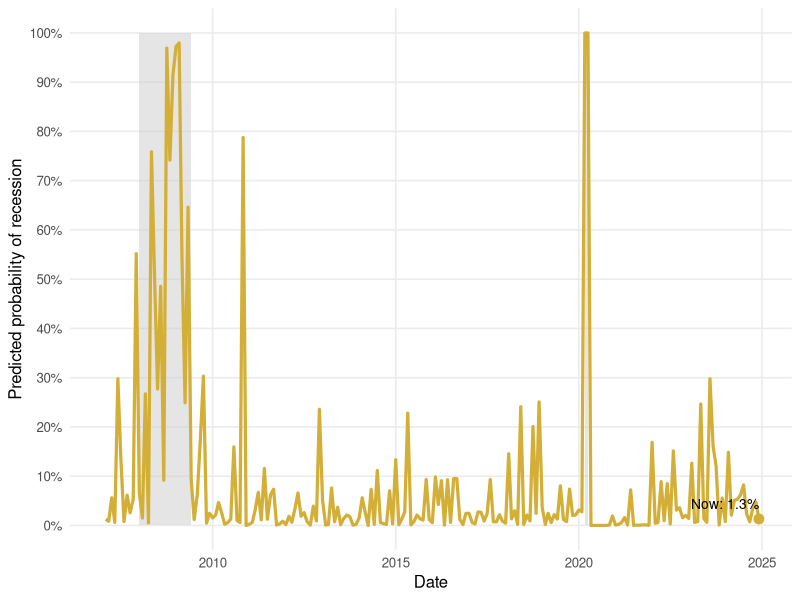

Write R code to recreate this figure.
## 01_recession_probability_plot.R
## Time series of predicted recession probability with shading.

## (Optional) load your requirements script if you want
## source("00_requirements.R")

library(dplyr)
library(ggplot2)

# --- Load data --------------------------------------------

recession_indicators <- read.csv("recession_indicators.csv",
                                 stringsAsFactors = FALSE)

recession_indicators$date <- as.Date(recession_indicators$date)

# Remove index column if present
recession_indicators <- recession_indicators |>
  dplyr::select(-dplyr::any_of("Unnamed..0"))

# --- Feature engineering ---------------------------------

recession_indicators <- recession_indicators |>
  arrange(date) |>
  mutate(
    UnempChange   = UnempRate - dplyr::lag(UnempRate),
    SP500_Return  = (GSPC.Close / dplyr::lag(GSPC.Close)) - 1
  )

model_data <- recession_indicators |>
  filter(!is.na(UnempChange), !is.na(SP500_Return))

# --- Logistic regression model ----------------------------

recess_model <- glm(
  Recess ~ UnempChange + SP500_Return,
  data   = model_data,
  family = binomial(link = "logit")
)

model_data$Recess_Prob <- as.numeric(predict(recess_model,
                                             type = "response"))

# Join predictions back to full data
recession_indicators <- recession_indicators |>
  left_join(model_data |> select(date, Recess_Prob),
            by = "date")

# Last predicted point for "Now" label
last_point <- recession_indicators |>
  filter(!is.na(Recess_Prob)) |>
  arrange(date) |>
  dplyr::slice(dplyr::n())

now_label <- paste0(
  "Now: ",
  round(last_point$Recess_Prob * 100, 1),
  "%"
)

# --- Plot -------------------------------------------------

p1 <- ggplot(recession_indicators, aes(x = date)) +
  # Recession shading (0/1 indicator)
  geom_ribbon(aes(ymin = 0,
                  ymax = ifelse(Recess == 1, 1, NA_real_)),
              fill = "grey80", alpha = 0.5) +
  # Gold recession probability line
  geom_line(aes(y = Recess_Prob),
            linewidth = 1.1,
            colour = "#d4af37",
            na.rm = TRUE) +
  # "Now" point and label
  geom_point(data = last_point,
             aes(y = Recess_Prob),
             size = 3,
             colour = "#d4af37") +
  geom_text(
    data = last_point,
    aes(y = Recess_Prob, label = now_label),
    vjust = -1,
    hjust = 1,
    size = 3.5
  ) +
  scale_y_continuous(
    "Predicted probability of recession",
    limits = c(0, 1),
    breaks = seq(0, 1, by = 0.1),
    labels = function(x) paste0(x * 100, "%")
  ) +
  scale_x_date("Date") +
  theme_minimal(base_size = 12) +
  theme(
    panel.grid.minor = element_blank()
  )

# Save to file (you can change to .pdf if you want)
ggsave("plot1_recession_probability.png",
       p1, width = 9, height = 5, dpi = 300)

